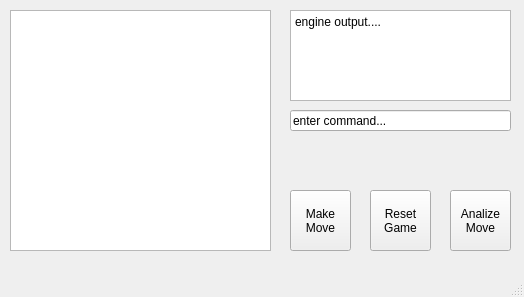
<?xml version="1.0" encoding="UTF-8"?>
<ui version="4.0">
 <class>MainWindow</class>
 <widget class="QMainWindow" name="MainWindow">
  <property name="geometry">
   <rect>
    <x>0</x>
    <y>0</y>
    <width>524</width>
    <height>297</height>
   </rect>
  </property>
  <property name="sizePolicy">
   <sizepolicy hsizetype="Preferred" vsizetype="Preferred">
    <horstretch>0</horstretch>
    <verstretch>0</verstretch>
   </sizepolicy>
  </property>
  <property name="minimumSize">
   <size>
    <width>524</width>
    <height>297</height>
   </size>
  </property>
  <property name="maximumSize">
   <size>
    <width>16777215</width>
    <height>16777215</height>
   </size>
  </property>
  <property name="windowTitle">
   <string>MainWindow</string>
  </property>
  <widget class="QWidget" name="centralwidget">
   <widget class="QGraphicsView" name="gameView">
    <property name="geometry">
     <rect>
      <x>10</x>
      <y>10</y>
      <width>261</width>
      <height>241</height>
     </rect>
    </property>
   </widget>
   <widget class="QPlainTextEdit" name="engineOutput">
    <property name="geometry">
     <rect>
      <x>290</x>
      <y>10</y>
      <width>221</width>
      <height>91</height>
     </rect>
    </property>
    <property name="readOnly">
     <bool>true</bool>
    </property>
    <property name="plainText">
     <string>engine output....</string>
    </property>
   </widget>
   <widget class="QLineEdit" name="commandInput">
    <property name="geometry">
     <rect>
      <x>290</x>
      <y>110</y>
      <width>221</width>
      <height>21</height>
     </rect>
    </property>
    <property name="text">
     <string>enter command...</string>
    </property>
   </widget>
   <widget class="QPushButton" name="mkMoveBtn">
    <property name="geometry">
     <rect>
      <x>290</x>
      <y>190</y>
      <width>61</width>
      <height>61</height>
     </rect>
    </property>
    <property name="text">
     <string>Make
Move</string>
    </property>
   </widget>
   <widget class="QPushButton" name="rstBtn">
    <property name="geometry">
     <rect>
      <x>370</x>
      <y>190</y>
      <width>61</width>
      <height>61</height>
     </rect>
    </property>
    <property name="text">
     <string>Reset
Game</string>
    </property>
   </widget>
   <widget class="QPushButton" name="anlzBtn">
    <property name="geometry">
     <rect>
      <x>450</x>
      <y>190</y>
      <width>61</width>
      <height>61</height>
     </rect>
    </property>
    <property name="text">
     <string>Analize
Move</string>
    </property>
   </widget>
  </widget>
  <widget class="QMenuBar" name="menubar">
   <property name="geometry">
    <rect>
     <x>0</x>
     <y>0</y>
     <width>524</width>
     <height>23</height>
    </rect>
   </property>
  </widget>
  <widget class="QStatusBar" name="statusbar"/>
 </widget>
 <resources/>
 <connections/>
</ui>
